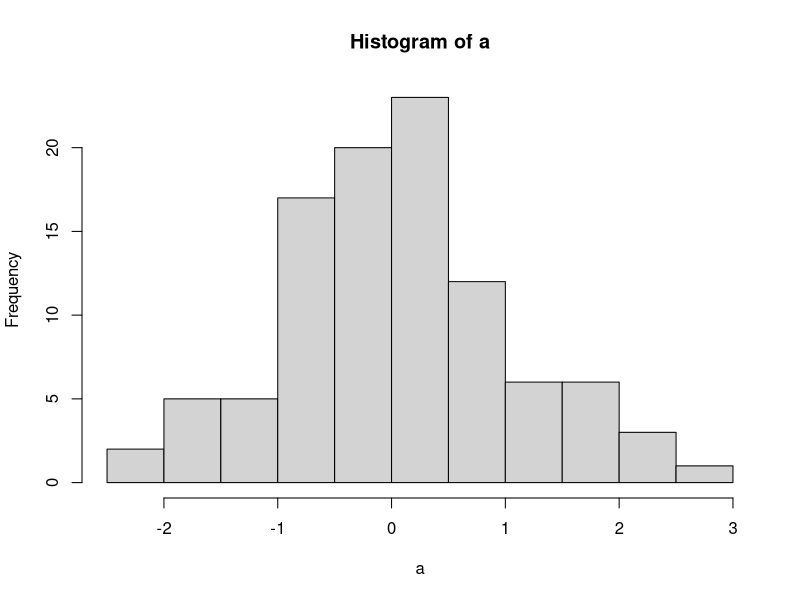
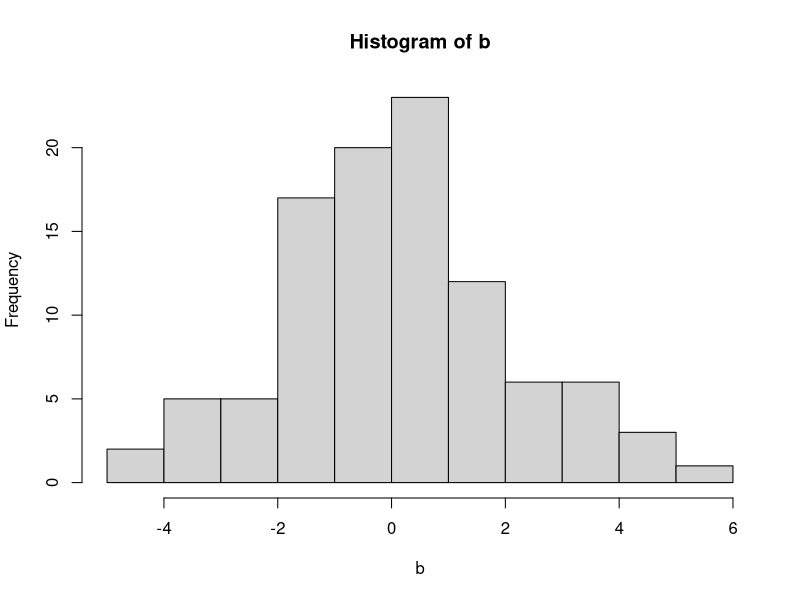
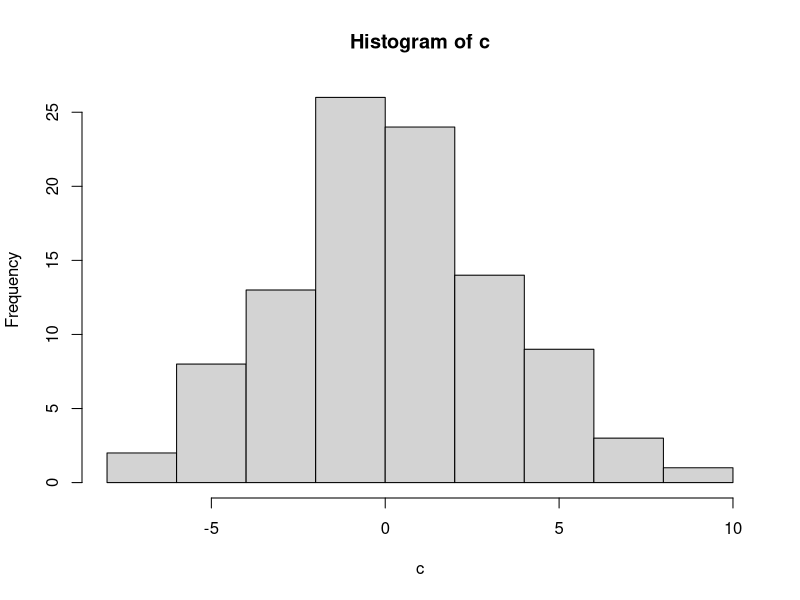
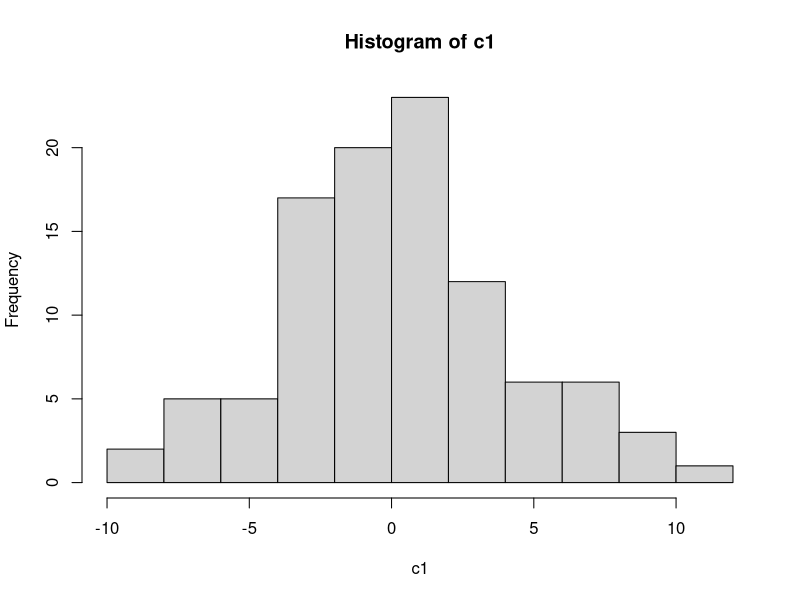

Here is the R script that generated these plots, in order:
## ---- chunk 1
set.seed(33)
a = rnorm(100, 0, 1)

hist(a)
## ---- chunk 2
set.seed(33)
b = rnorm(100, 0, 2)

hist(b)
## ---- chunk 3
set.seed(33)
c = rnorm(100, 0, 3)

hist(c)
## ---- chunk 4
set.seed(33)
c1 = rnorm(100, 0, 4)

hist(c1)
